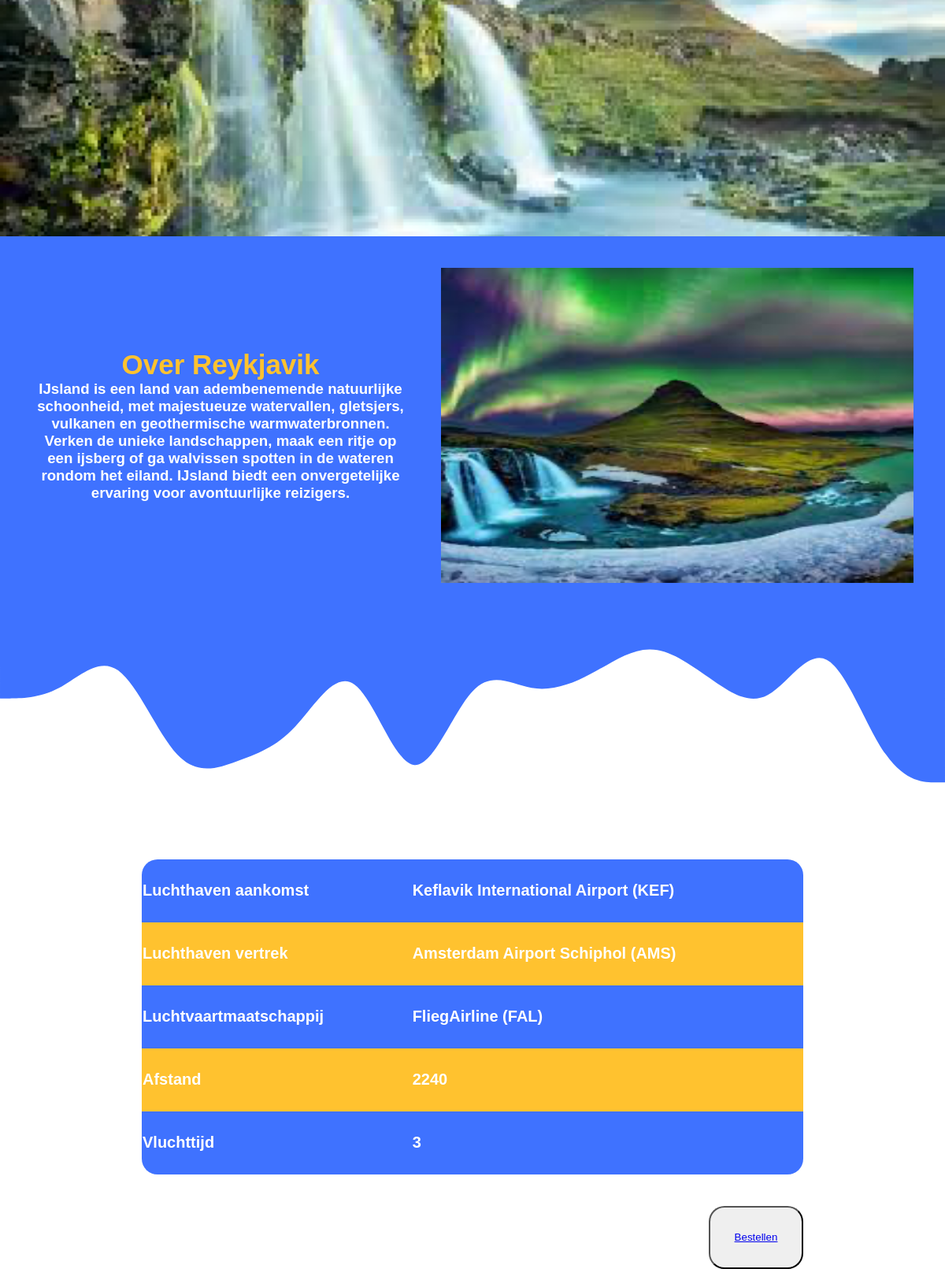
Screenshot of /info.php?tripID=3 with the database file from the repository.
### tables this page shows
CREATE TABLE `trip` (
  `tripID` int(11) NOT NULL,
  `land` varchar(255) NOT NULL,
  `stad` varchar(255) NOT NULL,
  `prijs` int(11) NOT NULL,
  `personen` int(11) NOT NULL,
  `img` varchar(255) DEFAULT NULL
);

CREATE TABLE `info` (
  `tripID` int(11) NOT NULL,
  `infoIMG` varchar(255) NOT NULL,
  `informatiestuk` text NOT NULL,
  `luchthavenaankomst` varchar(255) NOT NULL,
  `luchthavenvertek` varchar(255) NOT NULL,
  `Luchtvaartmaaschappij` varchar(255) NOT NULL,
  `Afstand` int(11) NOT NULL,
  `Vluchttijd` int(11) NOT NULL,
  `infoID` int(11) NOT NULL,
  `prijspp` int(11) DEFAULT NULL
);

### info.php (the view, shortened to what this page needs)
<?php include ('connection.php'); ?>
<!DOCTYPE html>
<html lang="nl">
<head>
    <link rel="stylesheet" href="css/style.css">
</head>
<body>
    <section id="reis_info">
        <div class="infoContainer">
            <?php
            $tripID = $_GET['tripID'];
            $sql = 'SELECT * FROM trip where tripID=:tripID';
            $stmt = $conn->prepare($sql);
            $stmt->bindParam(':tripID', $tripID);
            $stmt->execute();
            $result = $stmt->fetchAll();
            foreach ($result as $key) {
                ?>
                <div class="trip-item" <?php if (array_key_exists('img', $key)) { ?>
                        style="background-image: url('<?= $key['img'] ?>'); background-size: cover; background-position: center;"
                    <?php } ?>>
                </div>
                <?php
            }
            ?>
        </div>
        <div class=" inforeis blauw ">
             <div class="inforeistext">
            <?php
            $sql = 'SELECT * FROM trip where tripID=:tripID';
            $stmt = $conn->prepare($sql);
            $stmt->bindParam(':tripID', $tripID);
            $stmt->execute();
            $result = $stmt->fetchAll();
            foreach ($result as $key) {
                ?>
                <div class="tekstOver ">
                    <h3 class="geelfont popp fontsize"> Over <?php echo $key['stad'] ?> </h3>
                </div>
                <?php
            }
            ?>
            <?php
            $tripID = $_GET['tripID'];
            $sql = 'SELECT * FROM info where tripID=:tripID';
            $stmt = $conn->prepare($sql);
            $stmt->bindParam(':tripID', $tripID);
            $stmt->execute();
            $result = $stmt->fetchAll();
            foreach ($result as $key) {
                ?>
                <div class="tekstOver">
                    <div class="content">
                        <h3>  <?php  echo  $key['informatiestuk'] ?> </h3>
                    </div>
                </div>
                </div>
                <img class=fotoinfo src="<?php echo $key['infoIMG'] ?>" alt=Info Image>
                <?php
            }
            ?>
        </div>
        <div class="vluchtinfoplaats">
        <table class="tableblauw popp white">
            <?php
            foreach ($result as $key) {
                ?>
                <tr class="">
                    <th>Luchthaven aankomst</th>
                    <td> <?php echo $key['luchthavenaankomst'] ?></td>
                </tr>
                <tr class="geel">
                    <th>Luchthaven vertrek</th>
                    <td><?php echo $key['luchthavenvertek'] ?></td>
                </tr>
                <tr class="">
                    <th>Luchtvaartmaatschappij</th>
                    <td> <?php echo $key['Luchtvaartmaaschappij'] ?></td>
                </tr>
                <tr class="geel">
                    <th class="">Afstand</th>
                    <td><?php echo $key['Afstand'] ?></td>
                </tr>
                <tr class="">
                    <th>Vluchttijd</th>
                    <td> <?php echo $key['Vluchttijd'] ?></td>
                </tr>
                <?php
            }
            ?>
        </table>
        </div>
        <form action="data/dataWinkelmand.php" method="post">
        <div class="buttonvak">
<button class="buttonvorm" ><a  href="winkelmand.php"> Bestellen</a></button>
        </div>
        </form>

### css/style.css (style rules this page uses)
* { margin: 0px; }
.geelfont { color: #FFC22F; }
.popp { font-family: "Poppins", sans-serif; font-weight: 700; font-style: normal; }
.white { color: white; }
h3 { font-family: "Poppins", sans-serif; font-weight: 700; font-style: normal; color: white; }
.blauw { background-color: #3F72FF; }
.geel { background-color: #FFC22F; }
a { width: 49%; }
.trip-item { box-sizing: border-box; height: 300px; display: flex; flex-direction: column; justify-content: space-between; position: relative; }
.fotoinfo { width: 600px; height: 400px; }
.content { display: flex; justify-content: space-evenly; }
.vluchtinfoplaats { height: 60vh; width: auto; display: flex; justify-content: center; align-items: center; }
.tableblauw { font-size: 20px; font-weight: 700; height: 50vh; width: 70vw; background-color: #3F72FF; border-radius: 20px; border-spacing: 0cap; text-align: left; }
.inforeis { display: flex; justify-content: space-between; }
.inforeistext { display: flex; flex-direction: column; justify-content: center; align-items: center; margin-left: 40px; }
.fontsize { font-size: 35px; }
a { width: 60%; }
.fotoinfo { width: 600px; height: 400px; margin: 40px; }
.content { width: 40vw; }
.tekstOver { display: flex; flex-direction: column; justify-content: center; align-items: center; text-align: center; width: 100%; }
.buttonvak { width: 85%; height: 10vh; display: flex; justify-content: right; }
.buttonvorm { border-radius: 20px; width: 10vw; }

### rows the page displays
trip: img (picture), stad "Reykjavik"
info: informatiestuk "IJsland is een land van adembenemende natuurlijke schoonheid, met majestueuze watervallen, gletsjers, vulkanen en geothermische warmwaterbronnen. Verken de unieke landschappen, maak een ritje op een ijsberg of ga walvissen spotten in de wateren rondom het eiland. IJsland biedt een onvergetelijke ervaring voor avontuurlijke reizigers.", infoIMG (picture), luchthavenaankomst "Keflavik International Airport (KEF)", luchthavenvertek "Amsterdam Airport Schiphol (AMS)", Luchtvaartmaaschappij "FliegAirline (FAL)", Afstand "2240", Vluchttijd "3"
